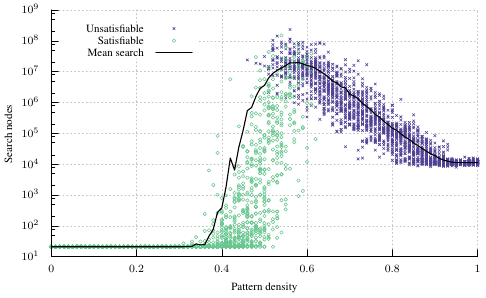

Recreate this plot in gnuplot.
# vim: set et ft=gnuplot sw=4 :

set style line 102 lc rgb '#a0a0a0' lt 1 lw 1
set border ls 102
set colorbox border 102
set key textcolor rgb "black"
set tics textcolor rgb "black"
set label textcolor rgb "black"

set terminal tikz standalone color size 5in,3in font '\footnotesize' preamble '\usepackage{microtype}'
set output "phase-transition.tex"

load "../chroma.pal"

set xrange [0:1]
set xlabel "Pattern density"
set ylabel "Search nodes"
set logscale y
set format y '$10^{%T}$'
set key Right at screen 0.40, screen 0.91
set border 3
set grid ls 101
set xtics nomirror
set ytics nomirror

plot \
    "<sed -e '1~25!d' ../data/ps20-ts150.non-induced.slice.plot" u ($4==0?$1:NaN):($5) w p ls 2 pt 2 ps 0.8 ti "Unsatisfiable", \
    "<sed -e '1~25!d' ../data/ps20-ts150.non-induced.slice.plot" u ($4==1?$1:NaN):($5) w p ls 5 pt 6 ps 0.8 ti "Satisfiable", \
    "../data/ps20-ts150.non-induced.slice-averages.plot" u 1:3 w l lc -1 lw 2 ti "Mean search"

